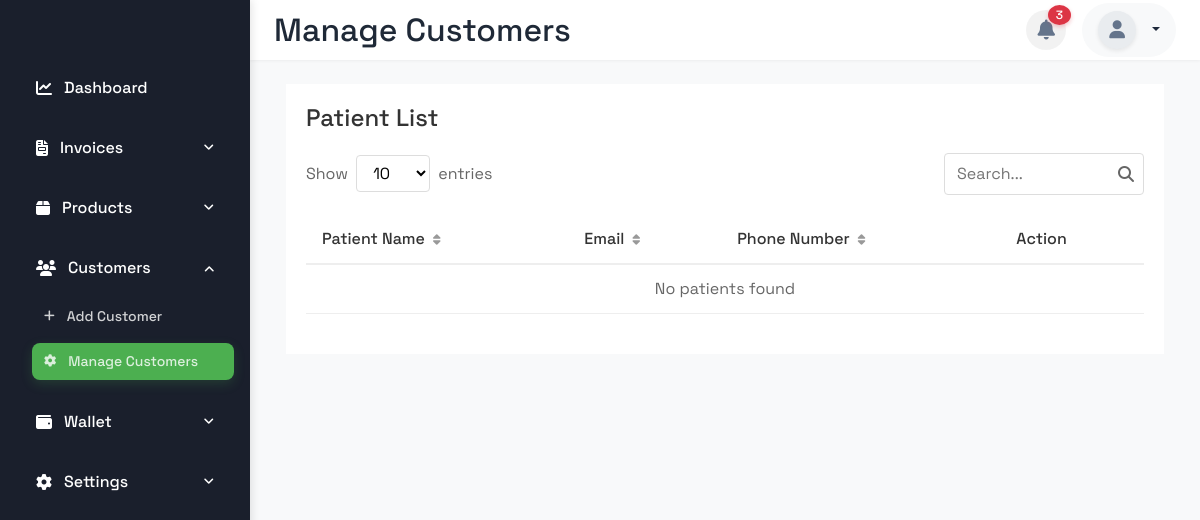
The page /view/hospital_view/manage_customers.php on the database as committed earlier.
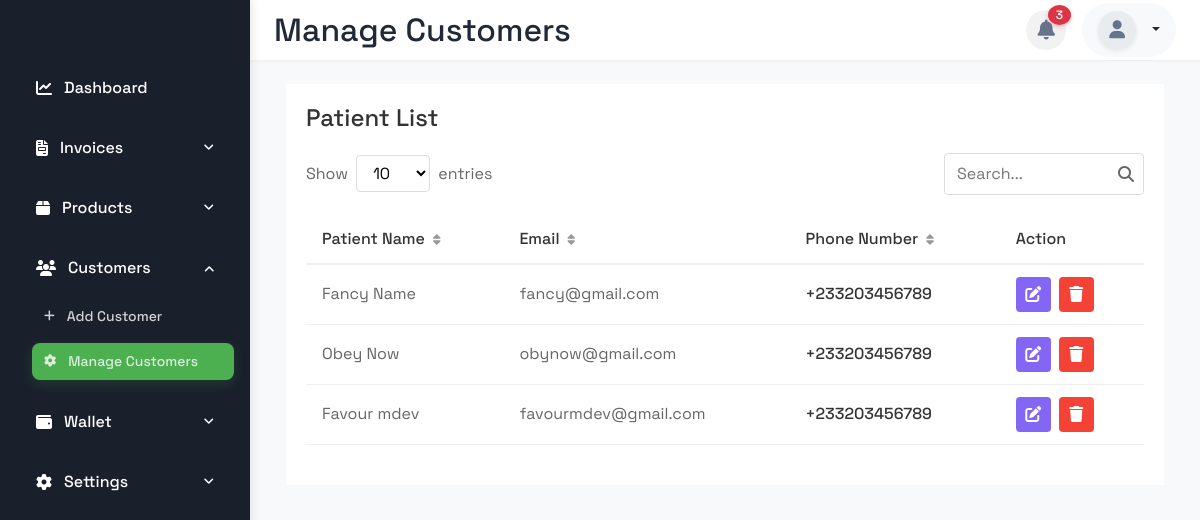
The same page on the database as committed later.
### tables this page shows
CREATE TABLE `customer` (
  `customer_id` int(11) NOT NULL,
  `customer_firstname` varchar(100) NOT NULL,
  `customer_lastname` varchar(100) NOT NULL,
  `customer_password` varchar(255) NOT NULL,
  `customer_address` text NOT NULL,
  `customer_phonenumber` varchar(20) NOT NULL,
  `customer_city` varchar(100) NOT NULL,
  `customer_country` varchar(100) NOT NULL,
  `customer_email` varchar(255) NOT NULL,
  `created_at` timestamp NOT NULL DEFAULT current_timestamp(),
  `updated_at` timestamp NOT NULL DEFAULT current_timestamp() ON UPDATE current_timestamp()
);

### classes/customer_class.php (called while the page is built, shortened)
<?php
class CustomerModel extends db_connection {
    public function get_all_customers($search = '', $limit = 10, $offset = 0) {
        $conn = $this->db_conn();
        $search = mysqli_real_escape_string($conn, $search);
        $limit = (int)$limit;
        $offset = (int)$offset;
        $sql = "SELECT * FROM customer
                WHERE customer_firstname LIKE ?
                OR customer_lastname LIKE ?
                OR customer_email LIKE ?
                LIMIT ? OFFSET ?";
        $stmt = $conn->prepare($sql);
        $search_param = "%$search%";
        $stmt->bind_param("sssii", $search_param, $search_param, $search_param, $limit, $offset);
        $stmt->execute();
        $result = $stmt->get_result();
        return $result->fetch_all(MYSQLI_ASSOC);
    }
}
?>

### controllers/customer_controller.php (called while the page is built, shortened)
<?php
require_once(__DIR__ ."/../classes/customer_class.php");
class CustomerController {
    private $customerModel;
    public function __construct() {
        $this->customerModel = new CustomerModel();
    }
    public function get_all_customers_ctr($search = '', $limit = 10, $offset = 0) {
        return $this->customerModel->get_all_customers($search, $limit, $offset);
    }
}
?>

### view/hospital_view/manage_customers.php (the view, shortened to what this page needs)
<?php
include '../includes/header.php';
require_once('../../controllers/customer_controller.php');
$customerController = new CustomerController();
$search_query = isset($_GET['search']) ? $_GET['search'] : '';
$entries_per_page = isset($_GET['entries']) ? (int)$_GET['entries'] : 10;
$current_page = isset($_GET['page']) ? (int)$_GET['page'] : 1;
$offset = ($current_page - 1) * $entries_per_page;
$customers = $customerController->get_all_customers_ctr($search_query, $entries_per_page, $offset);
?>
<div class="managecustomers-list-container">
    <div class="managecustomers-list-header">
        <h1>Patient List</h1>
    </div>
    <div class="managecustomers-list-controls">
        <div class="managecustomers-entries-control">
            Show
            <select class="managecustomers-entries-select" onchange="updateEntries(this.value)">
                <option value="10" <?php echo $entries_per_page == 10 ? 'selected' : ''; ?>>10</option>
            </select>
            entries
        </div>
        <div class="managecustomers-search-control">
            <input type="text" class="managecustomers-search-input" placeholder="Search..." value="<?php echo htmlspecialchars($search_query); ?>" onkeyup="searchCustomers(this.value)">
            <i class="fas fa-search managecustomers-search-icon"></i>
        </div>
    </div>
    <table class="managecustomers-table">
        <thead>
            <tr>
                <th>Patient Name <i class="fas fa-sort sort-icon"></i></th>
                <th>Email <i class="fas fa-sort sort-icon"></i></th>
                <th>Phone Number <i class="fas fa-sort sort-icon"></i></th>
                <th>Action</th>
            </tr>
        </thead>
        <tbody>
            <?php if ($customers): ?>
                <?php foreach ($customers as $customer): ?>
                    <tr>
                        <td><?php echo htmlspecialchars($customer['customer_firstname'] . ' ' . $customer['customer_lastname']); ?></td>
                        <td><?php echo htmlspecialchars($customer['customer_email']); ?></td>
                        <td><?php echo htmlspecialchars($customer['customer_phonenumber']); ?></td>
                        <td>
                            <div class="managecustomers-action-buttons">
                                <button class="managecustomers-btn-edit" onclick="openEditModal(<?php echo $customer['customer_id']; ?>)"><i class="fas fa-edit"></i></button>
                                <button class="managecustomers-btn-delete" onclick="openDeleteModal(<?php echo $customer['customer_id']; ?>)"><i class="fas fa-trash"></i></button>
                            </div>
                        </td>
                    </tr>
                <?php endforeach; ?>
            <?php else: ?>
                <tr>
                    <td colspan="4" class="text-center">No patients found</td>
                </tr>
            <?php endif; ?>
        </tbody>
    </table>
</div>
<?php include '../includes/footer.php'; ?>

### view/includes/header.php (shortened to what this page needs)
<!DOCTYPE html>
<html lang="en">
<head>
    <link href="https://cdnjs.cloudflare.com/ajax/libs/bootstrap/5.3.2/css/bootstrap.min.css" rel="stylesheet">
    <link href="https://cdnjs.cloudflare.com/ajax/libs/font-awesome/6.4.2/css/all.min.css" rel="stylesheet">
    <link href="../../css/dashboard.css" rel="stylesheet">
    <link href="../../css/addproduct.css" rel="stylesheet">
    <link href="../../css/manageproduct.css" rel="stylesheet">
    <link href="../../css/createinvoice.css" rel="stylesheet">
    <link href="../../css/customer.css" rel="stylesheet">
    <link href="../../css/addfunds.css" rel="stylesheet">
    <link href="../../css/managetransactions.css" rel="stylesheet">
    <link href="../../css/managewallet.css" rel="stylesheet">
</head>
<body>
    <div class="dashboard-wrapper">
        <nav class="dashboard-sidebar">
            <div class="d-flex flex-column h-100">
                <ul class="nav flex-column">
                    <li class="nav-item">
                        <a href="dashboard.php" class="nav-link <?php echo (basename($_SERVER['PHP_SELF']) == 'dashboard.php') ? 'active' : ''; ?>">
                            <i class="fas fa-chart-line"></i>
                            <span>Dashboard</span>
                        </a>
                    </li>
                    <li class="nav-item">
                        <a href="#" class="nav-link dropdown-toggle collapsed" data-bs-toggle="collapse" data-bs-target="#invoicesDropdown" aria-expanded="false">
                            <i class="fas fa-file-invoice"></i>
                            <span>Invoices</span>
                            <i class="fas fa-angle-down"></i>
                        </a>
                    </li>
                    <li class="nav-item">
                        <a href="#" class="nav-link dropdown-toggle collapsed" data-bs-toggle="collapse" data-bs-target="#productsDropdown" aria-expanded="false">
                            <i class="fas fa-box"></i>
                            <span>Products</span>
                            <i class="fas fa-angle-down"></i>
                        </a>
                    </li>
                    <li class="nav-item">
                        <a href="#" class="nav-link dropdown-toggle collapsed" data-bs-toggle="collapse" data-bs-target="#customersDropdown" aria-expanded="false">
                            <i class="fas fa-users"></i>
                            <span>Customers</span>
                            <i class="fas fa-angle-down"></i>
                        </a>
                        <div class="collapse" id="customersDropdown">
                            <ul class="nav flex-column ms-3 sub-menu">
                                <li class="nav-item">
                                    <a class="nav-link" href="../hospital_view/add_customer.php">
                                        <span>Add Customer</span>
                                    </a>
                                </li>
                                <li class="nav-item">
                                    <a class="nav-link" href="../hospital_view/manage_customers.php">
                                        <span>Manage Customers</span>
                                    </a>
                                </li>
                            </ul>
                        </div>
                    </li>
                    <li class="nav-item">
                        <a href="#" class="nav-link dropdown-toggle collapsed" data-bs-toggle="collapse" data-bs-target="#walletDropdown" aria-expanded="false">
                            <i class="fas fa-wallet"></i>
                            <span>Wallet</span>
                            <i class="fas fa-angle-down"></i>
                        </a>
                    </li>
                    <li class="nav-item">
                        <a href="#" class="nav-link dropdown-toggle collapsed" data-bs-toggle="collapse" data-bs-target="#settingsDropdown" aria-expanded="false">
                            <i class="fas fa-cog"></i>
                            <span>Settings</span>
                            <i class="fas fa-angle-down"></i>
                        </a>
                    </li>
                </ul>
            </div>
        </nav>
        <div class="dashboard-main">
            <div class="dashboard-topbar">
                <h5 class="page-title mb-0">
                </h5>
                    <div class="d-flex align-items-center gap-3">
                        <div class="notification-icon">
                            <i class="fas fa-bell"></i>
                            <span class="notification-badge">3</span>
                        </div>
                        <div class="user-profile dropdown">
                            <div class="user-avatar">
                                <i class="fas fa-user"></i>
                            </div>
                            <span id="userName" class="dropdown-toggle" data-bs-toggle="dropdown" aria-expanded="false" style="cursor: pointer;">
                            </span>
                        </div>
                    </div>
            </div>
            <div class="container-fluid">

### view/includes/footer.php (shortened to what this page needs)
</div>
        </div>
    </div>
</body>
</html>

### css/dashboard.css (style rules this page uses)
:root { --sidebar-width: 250px; --topbar-height: 60px; --primary-color: #4CAF50; --danger-color: #dc3545; --sidebar-bg: #1a1f2c; --text-color: #333333; --text-muted: #6c757d; --card-shadow: 0 1px 3px rgba(0,0,0,0.05); --hover-shadow: 0 2px 6px rgba(0,0,0,0.08); --border-radius: 16px; --transition-speed: 0.3s; --font-family: 'Space Grotesk', sans-serif; }
body { font-family: var(--font-family); }
.dashboard-wrapper { display: flex; min-height: 100vh; background: #f8f9fa; }
.dashboard-sidebar { position: fixed; left: 0; top: 0; bottom: 0; width: var(--sidebar-width); background: var(--sidebar-bg); padding-top: var(--topbar-height); transition: transform var(--transition-speed); z-index: 1000; box-shadow: 2px 0 8px rgba(0,0,0,0.1); overflow-y: auto; overflow-x: hidden; padding-bottom: 100px; }
.dashboard-sidebar .d-flex.flex-column { min-height: calc(100vh - var(--topbar-height)); padding-bottom: 90px; }
.nav-item:has([data-bs-target="#settingsDropdown"]) { margin-bottom: 100px; }
.dashboard-sidebar { scroll-behavior: smooth; }
.nav-link { font-family: var(--font-family); color: #ffffff; padding: 12px 20px; margin: 4px 16px; border-radius: 8px; display: flex; align-items: center; gap: 12px; transition: all var(--transition-speed); font-weight: 500; white-space: nowrap; }
.nav-link.active { background: var(--primary-color); box-shadow: 0 4px 12px rgba(76, 175, 80, 0.2); color: #ffffff; }
.nav-link::after { display: none !important; }
.nav-link .fa-angle-down { transition: transform var(--transition-speed); font-size: 12px; margin-left: auto; }
.nav-link[aria-expanded="true"] .fa-angle-down { transform: rotate(180deg); }
.sub-menu { padding-left: 0; margin-top: 4px; margin-bottom: 4px; }
.sub-menu .nav-link { padding: 8px 12px; font-size: 14px; color: rgba(255, 255, 255, 0.8); margin: 2px 16px; }
.collapse { visibility: visible !important; }
.nav-item { margin-bottom: 4px; }
.dashboard-topbar { position: fixed; top: 0; right: 0; left: var(--sidebar-width); height: var(--topbar-height); background: #ffffff; box-shadow: var(--card-shadow); z-index: 999; padding: 0 24px; display: flex; align-items: center; justify-content: space-between; }
.page-title { font-family: var(--font-family); font-weight: 600; color: var(--text-color); }
.user-profile { display: flex; align-items: center; gap: 12px; padding: 8px 16px; border-radius: 50px; background: #f8f9fa; transition: all var(--transition-speed); font-family: var(--font-family); cursor: pointer; }
.user-profile span { font-weight: 500; color: var(--text-color); }
.user-avatar { width: 38px; height: 38px; border-radius: 50%; background: #e9ecef; display: flex; align-items: center; justify-content: center; box-shadow: 0 2px 4px rgba(0,0,0,0.08); }
.user-avatar i { font-size: 18px; color: #64748b; }
.user-profile.dropdown { position: relative; }
.page-title { font-size: 1.25rem; font-weight: 500; color: #333; margin: 0; }
.user-profile span { font-weight: 500; color: #1e293b; font-size: 0.95rem; }
.notification-badge { position: absolute; top: -5px; right: -5px; background: var(--danger-color); color: white; border-radius: 50%; padding: 0.25rem 0.5rem; font-size: 0.75rem; box-shadow: 0 2px 4px rgba(220, 53, 69, 0.3); font-family: var(--font-family); min-width: 20px; height: 20px; display: flex; align-items: center; justify-content: center; font-weight: 500; }
.notification-icon { position: relative; width: 40px; height: 40px; display: flex; align-items: center; justify-content: center; border-radius: 50%; background: rgba(0, 0, 0, 0.05); transition: all 0.3s ease; cursor: pointer; }
.notification-icon i { font-size: 20px; color: #64748b; }
.dashboard-main { flex: 1; margin-left: var(--sidebar-width); padding: calc(var(--topbar-height) + 24px) 24px 24px; transition: margin-left var(--transition-speed); background: #f8f9fa; }
.mb-0 { margin-bottom: 0 !important; }

### css/manageproduct.css (style rules this page uses)
.sort-icon { margin-left: 4px; color: #cbd5e1; }

Rows that differ between the two databases and show on the page:
added customer: customer_firstname+customer_lastname "Fancy Name", customer_email "fancy@gmail.com", customer_phonenumber "+233203456789"
added customer: customer_firstname+customer_lastname "Obey Now", customer_email "obynow@gmail.com", customer_phonenumber "+233203456789"
added customer: customer_firstname+customer_lastname "Favour mdev", customer_email "favourmdev@gmail.com", customer_phonenumber "+233203456789"
Other text that changed with them:
text no longer shown: "No patients found"
